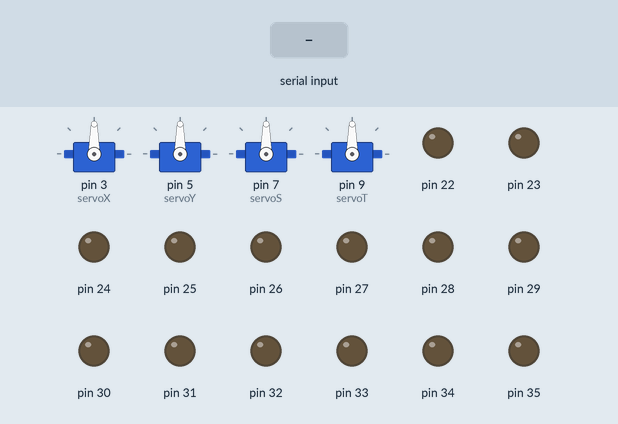
The sketch below on a simulated Arduino Mega 2560, built with avr-gcc and run on an emulated ATmega2560. Shown: 4 × servo, output pins drawn as LEDs (lit = HIGH). Inputs (shaded band) come from the test bench.

Above: at 1.2 s.
1.3 s: "90,45,200,10,150,30\n" received over the second serial link
At 2.2 s:
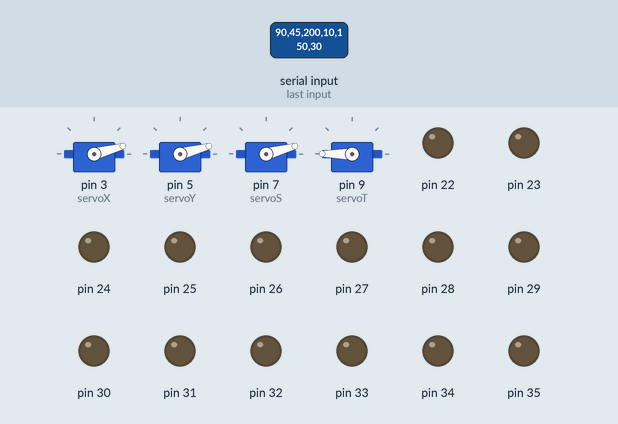
Timing chart, 0 to 4.3 s (numbered marks = the images above; inputs shaded):
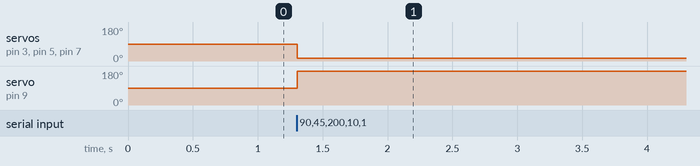

Measured:
- after the input at 1.3 s, servo on pin 3 (servoX), servo on pin 5 (servoY), servo on pin 7 (servoS): 90° → 15° at once; servo on pin 9 (servoT): 90° → 180° at once

The sketch:

Extreme3D_APC220.ino
```cpp
/*
 * Codigo para le recepcion de los datos del Extreme 3D Pro por medio del APC220
 * desarrollado por SETISAEDU
 */
#include <Servo.h> //Libreria para el uso de servomotores
//Uso del constructor para generar los objetos de control de los servos
Servo servoX,servoY,servoS,servoT;
void setup() {
  // Inicializacion de los puertos seriales
  //Serial.begin(250000); //Solo para depuracion
  Serial1.begin(57600); //Puerto de recepcion de los dados

   //Configuracion de los pines de salida para cada servo
   servoX.attach(3);
   servoY.attach(5);
   servoS.attach(7);
   servoT.attach(9);

  //Declaracion de los pines de los LED como salidas, solo arduino Mega o Due por la cantidad y disposicion de pines
  for(int j=22;j<42;j++)
  {
    pinMode(j,OUTPUT);
  }
//  Serial.println("iniciado"); //Solo para depuracion
}

void loop() {
  //Espera de datos provinientes del modulo RF
  if(Serial1.available())
  {
   String data = Serial1.readStringUntil('\n');
   if(data.length()>14 &&  data.length()<29)
    {

      uint8_t x_ = data.indexOf("x");
      uint8_t y_ = data.indexOf("y");
      uint8_t h = data.indexOf("h");
      uint8_t t = data.indexOf("t");
      uint8_t s = data.indexOf("s");
      uint8_t a = data.indexOf("a");
      uint8_t b = data.indexOf("b");
      uint8_t f = data.indexOf("\n");

      String Sx = data.substring(x_+1,y_);
      String Sy = data.substring(y_+1,h);
      String Ssw = data.substring(h+1,t);
      String Stwist = data.substring(t+1,s);
      String Sslider = data.substring(s+1,a);
      String SbA = data.substring(a+1,b);
      String SbB = data.substring(b+1,f);

      int x       = Sx.toInt();
      int y       = Sy.toInt();
      int sw      = Ssw.toInt();
      int twist   = Stwist.toInt();
      int slider  = Sslider.toInt();
      int buttonA = SbA.toInt();
      int buttonB = SbB.toInt();

/*      Solo para el caso de depuracion de los datos
*/
//      Serial.print(x);
//      Serial.print(" ");
//      Serial.print(y);
//      Serial.print(" ");
//      Serial.print(sw);
//      Serial.print(" ");
//      Serial.print(twist);
//      Serial.print(" ");
//      Serial.print(slider);
//      Serial.print(" ");
//      Serial.print(buttonA);
//      Serial.print(" ");
//      Serial.println(buttonB);

      //Actualizacion de los valores de las salidas
      short int mul[8]={0x01,0x02,0x04,0x08,0x10,0x20,0x40,0x80}; //Vector para generar la discriminacion
      //Impresion de los valores a los pines digitales
      for(int i=0;i<8;i++)
      {
        digitalWrite(22+i,buttonA&mul[i]);
        digitalWrite(34+i,sw&mul[i]);
      }
      for(int i=0;i<4;i++)
      {
        digitalWrite(30+i,buttonB&mul[i]);
      }

      //Actualizacion de las posiciones de los servos
      servoX.write(map(x,0,1023,15,180));
      servoY.write(map(y,0,1023,15,180));
      servoS.write(map(slider,0,255,15,180));
      servoT.write(map(twist,255,0,15,180)); //Se invierte para que sea igual a el giro de la palanca

    }
  }

}
```
